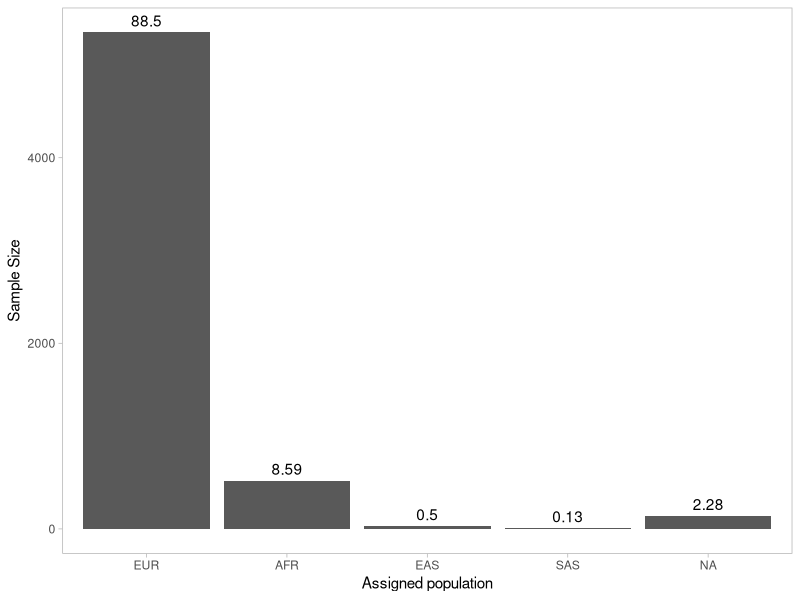

Generate this figure with R:
library(tidyverse)
library(ggplot2)

sizes = readr::read_tsv("Supplementary_Tables_R3 - pop_assign_summary.tsv")
sizes = sizes %>% filter(`Assigned population` != "TOTAL")
sizes = sizes %>% mutate(`Assigned population` = gsub("Admixed", "NA", `Assigned population`))
sizes$`Assigned population` = factor(sizes$`Assigned population`, levels=sizes$`Assigned population`)

plt = ggplot(sizes, aes(x=`Assigned population`, `Sample Size`))+
  geom_col() +
  xlab("Assigned population") + 
  geom_text(aes(label = Percent), vjust = -0.5) + 
  theme_light() + 
  theme(panel.grid = element_blank())

ggsave("assigned_populations.pdf", width=5, height=5)
